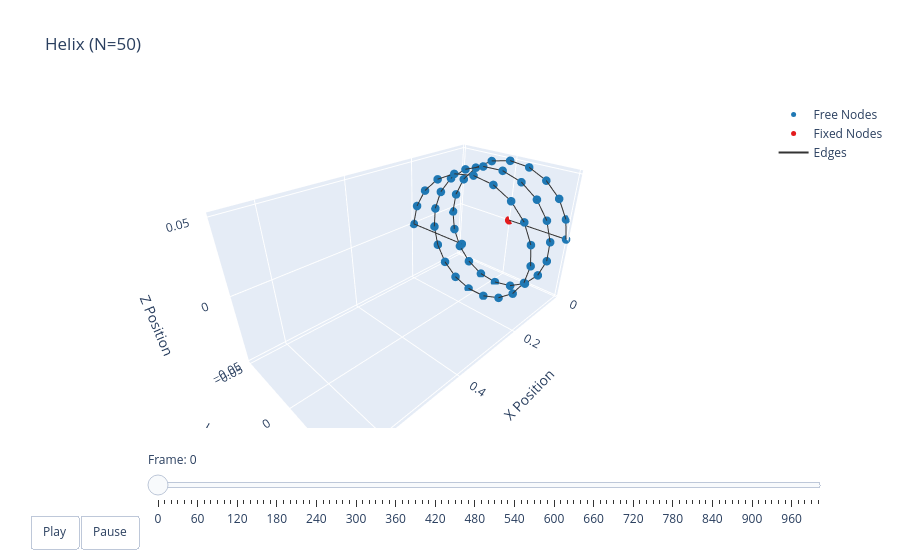

Notebook code for this chart:
### Code cell
options = dismech.AnimationOptions(title='Helix (N=50)', plot_step=10)

fig = dismech.get_interactive_animation_plotly(robot, t_arr, qs, options)
fig.show()

### Figure 1 — Plotly figure (JSON) as saved in the notebook; plotly's stock layout.template omitted (floating-point values rounded to 4 significant figures; data arrays with more than 128 entries replaced by an {"elided": "..."} marker saying what was removed)
{"data": [{"marker": {"color": "#1f78b4", "size": 5}, "mode": "markers", "name": "Free Nodes", "type": "scatter3d", "x": [0.0, 0.004082, 0.008163, 0.01225, 0.01633, 0.02041, 0.02449, 0.02857, 0.03265, 0.03673, 0.04082, 0.0449, 0.04898, 0.05306, 0.05714, 0.06122, 0.06531, 0.06939, 0.07347, 0.07755, 0.08163, 0.08571, 0.0898, 0.09388, 0.09796, 0.102, 0.1061, 0.1102, 0.1143, 0.1184, 0.1224, 0.1265, 0.1306, 0.1347, 0.1388, 0.1429, 0.1469, 0.151, 0.1551, 0.1592, 0.1633, 0.1673, 0.1714, 0.1755, 0.1796, 0.1837, 0.1878, 0.1918, 0.1959, 0.2, 0.2], "y": [0.05, 0.04745, 0.04007, 0.02861, 0.01423, -0.001603, -0.01727, -0.03117, -0.0419, -0.04836, -0.0499, -0.04635, -0.03807, -0.02592, -0.01113, 0.004801, 0.02024, 0.03361, 0.04357, 0.04908, 0.04959, 0.04505, 0.03592, 0.02313, 0.00798, -0.00798, -0.02313, -0.03592, -0.04505, -0.04959, -0.04908, -0.04357, -0.03361, -0.02024, -0.004801, 0.01113, 0.02592, 0.03807, 0.04635, 0.0499, 0.04836, 0.0419, 0.03117, 0.01727, 0.001603, -0.01423, -0.02861, -0.04007, -0.04745, -0.05, 0.0], "z": [0.0, 0.01576, 0.02991, 0.04101, 0.04793, 0.04997, 0.04692, 0.03909, 0.02728, 0.01268, -0.003204, -0.01876, -0.03241, -0.04276, -0.04875, -0.04977, -0.04572, -0.03701, -0.02454, -0.009558, 0.006394, 0.02169, 0.03478, 0.04433, 0.04936, 0.04936, 0.04433, 0.03478, 0.02169, 0.006394, -0.009558, -0.02454, -0.03701, -0.04572, -0.04977, -0.04875, -0.04276, -0.03241, -0.01876, -0.003204, 0.01268, 0.02728, 0.03909, 0.04692, 0.04997, 0.04793, 0.04101, 0.02991, 0.01576, 0.0, 0.0]}, {"marker": {"color": "#e31a1c", "size": 5}, "mode": "markers", "name": "Fixed Nodes", "type": "scatter3d", "x": [0.0], "y": [0.0], "z": [0.0]}, {"line": {"color": "#333333", "width": 2}, "mode": "lines", "name": "Edges", "type": "scatter3d", "x": {"elided": "153 float values"}, "y": {"elided": "153 float values"}, "z": {"elided": "153 float values"}}, {"color": "rgba(166, 206, 227, 0.7)", "i": [], "j": [], "k": [], "name": "Faces", "opacity": 0.7, "showscale": false, "type": "mesh3d", "x": [0.0, 0.0, 0.004082, 0.008163, 0.01225, 0.01633, 0.02041, 0.02449, 0.02857, 0.03265, 0.03673, 0.04082, 0.0449, 0.04898, 0.05306, 0.05714, 0.06122, 0.06531, 0.06939, 0.07347, 0.07755, 0.08163, 0.08571, 0.0898, 0.09388, 0.09796, 0.102, 0.1061, 0.1102, 0.1143, 0.1184, 0.1224, 0.1265, 0.1306, 0.1347, 0.1388, 0.1429, 0.1469, 0.151, 0.1551, 0.1592, 0.1633, 0.1673, 0.1714, 0.1755, 0.1796, 0.1837, 0.1878, 0.1918, 0.1959, 0.2, 0.2], "y": [0.0, 0.05, 0.04745, 0.04007, 0.02861, 0.01423, -0.001603, -0.01727, -0.03117, -0.0419, -0.04836, -0.0499, -0.04635, -0.03807, -0.02592, -0.01113, 0.004801, 0.02024, 0.03361, 0.04357, 0.04908, 0.04959, 0.04505, 0.03592, 0.02313, 0.00798, -0.00798, -0.02313, -0.03592, -0.04505, -0.04959, -0.04908, -0.04357, -0.03361, -0.02024, -0.004801, 0.01113, 0.02592, 0.03807, 0.04635, 0.0499, 0.04836, 0.0419, 0.03117, 0.01727, 0.001603, -0.01423, -0.02861, -0.04007, -0.04745, -0.05, 0.0], "z": [0.0, 0.0, 0.01576, 0.02991, 0.04101, 0.04793, 0.04997, 0.04692, 0.03909, 0.02728, 0.01268, -0.003204, -0.01876, -0.03241, -0.04276, -0.04875, -0.04977, -0.04572, -0.03701, -0.02454, -0.009558, 0.006394, 0.02169, 0.03478, 0.04433, 0.04936, 0.04936, 0.04433, 0.03478, 0.02169, 0.006394, -0.009558, -0.02454, -0.03701, -0.04572, -0.04977, -0.04875, -0.04276, -0.03241, -0.01876, -0.003204, 0.01268, 0.02728, 0.03909, 0.04692, 0.04997, 0.04793, 0.04101, 0.02991, 0.01576, 0.0, 0.0]}], "layout": {"scene": {"camera": {"eye": {"x": 1.225, "y": 1.225, "z": 1.0}}, "xaxis": {"range": [-0.001086, 0.6851], "title": {"text": "X Position"}}, "yaxis": {"range": [-0.05183, 0.05185], "title": {"text": "Y Position"}}, "zaxis": {"range": [-0.0512, 0.05251], "title": {"text": "Z Position"}}}, "sliders": [{"currentvalue": {"prefix": "Frame: "}, "steps": [{"args": [["0"], {"frame": {"duration": 50, "redraw": true}, "mode": "immediate"}], "label": "0", "method": "animate"}, {"args": [["1"], {"frame": {"duration": 50, "redraw": true}, "mode": "immediate"}], "label": "10", "method": "animate"}, {"args": [["2"], {"frame": {"duration": 50, "redraw": true}, "mode": "immediate"}], "label": "20", "method": "animate"}, {"args": [["3"], {"frame": {"duration": 50, "redraw": true}, "mode": "immediate"}], "label": "30", "method": "animate"}, {"args": [["4"], {"frame": {"duration": 50, "redraw": true}, "mode": "immediate"}], "label": "40", "method": "animate"}, {"args": [["5"], {"frame": {"duration": 50, "redraw": true}, "mode": "immediate"}], "label": "50", "method": "animate"}, {"args": [["6"], {"frame": {"duration": 50, "redraw": true}, "mode": "immediate"}], "label": "60", "method": "animate"}, {"args": [["7"], {"frame": {"duration": 50, "redraw": true}, "mode": "immediate"}], "label": "70", "method": "animate"}, {"args": [["8"], {"frame": {"duration": 50, "redraw": true}, "mode": "immediate"}], "label": "80", "method": "animate"}, {"args": [["9"], {"frame": {"duration": 50, "redraw": true}, "mode": "immediate"}], "label": "90", "method": "animate"}, {"args": [["10"], {"frame": {"duration": 50, "redraw": true}, "mode": "immediate"}], "label": "100", "method": "animate"}, {"args": [["11"], {"frame": {"duration": 50, "redraw": true}, "mode": "immediate"}], "label": "110", "method": "animate"}, {"args": [["12"], {"frame": {"duration": 50, "redraw": true}, "mode": "immediate"}], "label": "120", "method": "animate"}, {"args": [["13"], {"frame": {"duration": 50, "redraw": true}, "mode": "immediate"}], "label": "130", "method": "animate"}, {"args": [["14"], {"frame": {"duration": 50, "redraw": true}, "mode": "immediate"}], "label": "140", "method": "animate"}, {"args": [["15"], {"frame": {"duration": 50, "redraw": true}, "mode": "immediate"}], "label": "150", "method": "animate"}, {"args": [["16"], {"frame": {"duration": 50, "redraw": true}, "mode": "immediate"}], "label": "160", "method": "animate"}, {"args": [["17"], {"frame": {"duration": 50, "redraw": true}, "mode": "immediate"}], "label": "170", "method": "animate"}, {"args": [["18"], {"frame": {"duration": 50, "redraw": true}, "mode": "immediate"}], "label": "180", "method": "animate"}, {"args": [["19"], {"frame": {"duration": 50, "redraw": true}, "mode": "immediate"}], "label": "190", "method": "animate"}, {"args": [["20"], {"frame": {"duration": 50, "redraw": true}, "mode": "immediate"}], "label": "200", "method": "animate"}, {"args": [["21"], {"frame": {"duration": 50, "redraw": true}, "mode": "immediate"}], "label": "210", "method": "animate"}, {"args": [["22"], {"frame": {"duration": 50, "redraw": true}, "mode": "immediate"}], "label": "220", "method": "animate"}, {"args": [["23"], {"frame": {"duration": 50, "redraw": true}, "mode": "immediate"}], "label": "230", "method": "animate"}, {"args": [["24"], {"frame": {"duration": 50, "redraw": true}, "mode": "immediate"}], "label": "240", "method": "animate"}, {"args": [["25"], {"frame": {"duration": 50, "redraw": true}, "mode": "immediate"}], "label": "250", "method": "animate"}, {"args": [["26"], {"frame": {"duration": 50, "redraw": true}, "mode": "immediate"}], "label": "260", "method": "animate"}, {"args": [["27"], {"frame": {"duration": 50, "redraw": true}, "mode": "immediate"}], "label": "270", "method": "animate"}, {"args": [["28"], {"frame": {"duration": 50, "redraw": true}, "mode": "immediate"}], "label": "280", "method": "animate"}, {"args": [["29"], {"frame": {"duration": 50, "redraw": true}, "mode": "immediate"}], "label": "290", "method": "animate"}, {"args": [["30"], {"frame": {"duration": 50, "redraw": true}, "mode": "immediate"}], "label": "300", "method": "animate"}, {"args": [["31"], {"frame": {"duration": 50, "redraw": true}, "mode": "immediate"}], "label": "310", "method": "animate"}, {"args": [["32"], {"frame": {"duration": 50, "redraw": true}, "mode": "immediate"}], "label": "320", "method": "animate"}, {"args": [["33"], {"frame": {"duration": 50, "redraw": true}, "mode": "immediate"}], "label": "330", "method": "animate"}, {"args": [["34"], {"frame": {"duration": 50, "redraw": true}, "mode": "immediate"}], "label": "340", "method": "animate"}, {"args": [["35"], {"frame": {"duration": 50, "redraw": true}, "mode": "immediate"}], "label": "350", "method": "animate"}, {"args": [["36"], {"frame": {"duration": 50, "redraw": true}, "mode": "immediate"}], "label": "360", "method": "animate"}, {"args": [["37"], {"frame": {"duration": 50, "redraw": true}, "mode": "immediate"}], "label": "370", "method": "animate"}, {"args": [["38"], {"frame": {"duration": 50, "redraw": true}, "mode": "immediate"}], "label": "380", "method": "animate"}, {"args": [["39"], {"frame": {"duration": 50, "redraw": true}, "mode": "immediate"}], "label": "390", "method": "animate"}, {"args": [["40"], {"frame": {"duration": 50, "redraw": true}, "mode": "immediate"}], "label": "400", "method": "animate"}, {"args": [["41"], {"frame": {"duration": 50, "redraw": true}, "mode": "immediate"}], "label": "410", "method": "animate"}, {"args": [["42"], {"frame": {"duration": 50, "redraw": true}, "mode": "immediate"}], "label": "420", "method": "animate"}, {"args": [["43"], {"frame": {"duration": 50, "redraw": true}, "mode": "immediate"}], "label": "430", "method": "animate"}, {"args": [["44"], {"frame": {"duration": 50, "redraw": true}, "mode": "immediate"}], "label": "440", "method": "animate"}, {"args": [["45"], {"frame": {"duration": 50, "redraw": true}, "mode": "immediate"}], "label": "450", "method": "animate"}, {"args": [["46"], {"frame": {"duration": 50, "redraw": true}, "mode": "immediate"}], "label": "460", "method": "animate"}, {"args": [["47"], {"frame": {"duration": 50, "redraw": true}, "mode": "immediate"}], "label": "470", "method": "animate"}, {"args": [["48"], {"frame": {"duration": 50, "redraw": true}, "mode": "immediate"}], "label": "480", "method": "animate"}, {"args": [["49"], {"frame": {"duration": 50, "redraw": true}, "mode": "immediate"}], "label": "490", "method": "animate"}, {"args": [["50"], {"frame": {"duration": 50, "redraw": true}, "mode": "immediate"}], "label": "500", "method": "animate"}, {"args": [["51"], {"frame": {"duration": 50, "redraw": true}, "mode": "immediate"}], "label": "510", "method": "animate"}, {"args": [["52"], {"frame": {"duration": 50, "redraw": true}, "mode": "immediate"}], "label": "520", "method": "animate"}, {"args": [["53"], {"frame": {"duration": 50, "redraw": true}, "mode": "immediate"}], "label": "530", "method": "animate"}, {"args": [["54"], {"frame": {"duration": 50, "redraw": true}, "mode": "immediate"}], "label": "540", "method": "animate"}, {"args": [["55"], {"frame": {"duration": 50, "redraw": true}, "mode": "immediate"}], "label": "550", "method": "animate"}, {"args": [["56"], {"frame": {"duration": 50, "redraw": true}, "mode": "immediate"}], "label": "560", "method": "animate"}, {"args": [["57"], {"frame": {"duration": 50, "redraw": true}, "mode": "immediate"}], "label": "570", "method": "animate"}, {"args": [["58"], {"frame": {"duration": 50, "redraw": true}, "mode": "immediate"}], "label": "580", "method": "animate"}, {"args": [["59"], {"frame": {"duration": 50, "redraw": true}, "mode": "immediate"}], "label": "590", "method": "animate"}, {"args": [["60"], {"frame": {"duration": 50, "redraw": true}, "mode": "immediate"}], "label": "600", "method": "animate"}, {"args": [["61"], {"frame": {"duration": 50, "redraw": true}, "mode": "immediate"}], "label": "610", "method": "animate"}, {"args": [["62"], {"frame": {"duration": 50, "redraw": true}, "mode": "immediate"}], "label": "620", "method": "animate"}, {"args": [["63"], {"frame": {"duration": 50, "redraw": true}, "mode": "immediate"}], "label": "630", "method": "animate"}, {"args": [["64"], {"frame": {"duration": 50, "redraw": true}, "mode": "immediate"}], "label": "640", "method": "animate"}, {"args": [["65"], {"frame": {"duration": 50, "redraw": true}, "mode": "immediate"}], "label": "650", "method": "animate"}, {"args": [["66"], {"frame": {"duration": 50, "redraw": true}, "mode": "immediate"}], "label": "660", "method": "animate"}, {"args": [["67"], {"frame": {"duration": 50, "redraw": true}, "mode": "immediate"}], "label": "670", "method": "animate"}, {"args": [["68"], {"frame": {"duration": 50, "redraw": true}, "mode": "immediate"}], "label": "680", "method": "animate"}, {"args": [["69"], {"frame": {"duration": 50, "redraw": true}, "mode": "immediate"}], "label": "690", "method": "animate"}, {"args": [["70"], {"frame": {"duration": 50, "redraw": true}, "mode": "immediate"}], "label": "700", "method": "animate"}, {"args": [["71"], {"frame": {"duration": 50, "redraw": true}, "mode": "immediate"}], "label": "710", "method": "animate"}, {"args": [["72"], {"frame": {"duration": 50, "redraw": true}, "mode": "immediate"}], "label": "720", "method": "animate"}, {"args": [["73"], {"frame": {"duration": 50, "redraw": true}, "mode": "immediate"}], "label": "730", "method": "animate"}, {"args": [["74"], {"frame": {"duration": 50, "redraw": true}, "mode": "immediate"}], "label": "740", "method": "animate"}, {"args": [["75"], {"frame": {"duration": 50, "redraw": true}, "mode": "immediate"}], "label": "750", "method": "animate"}, {"args": [["76"], {"frame": {"duration": 50, "redraw": true}, "mode": "immediate"}], "label": "760", "method": "animate"}, {"args": [["77"], {"frame": {"duration": 50, "redraw": true}, "mode": "immediate"}], "label": "770", "method": "animate"}, {"args": [["78"], {"frame": {"duration": 50, "redraw": true}, "mode": "immediate"}], "label": "780", "method": "animate"}, {"args": [["79"], {"frame": {"duration": 50, "redraw": true}, "mode": "immediate"}], "label": "790", "method": "animate"}, {"args": [["80"], {"frame": {"duration": 50, "redraw": true}, "mode": "immediate"}], "label": "800", "method": "animate"}, {"args": [["81"], {"frame": {"duration": 50, "redraw": true}, "mode": "immediate"}], "label": "810", "method": "animate"}, {"args": [["82"], {"frame": {"duration": 50, "redraw": true}, "mode": "immediate"}], "label": "820", "method": "animate"}, {"args": [["83"], {"frame": {"duration": 50, "redraw": true}, "mode": "immediate"}], "label": "830", "method": "animate"}, {"args": [["84"], {"frame": {"duration": 50, "redraw": true}, "mode": "immediate"}], "label": "840", "method": "animate"}, {"args": [["85"], {"frame": {"duration": 50, "redraw": true}, "mode": "immediate"}], "label": "850", "method": "animate"}, {"args": [["86"], {"frame": {"duration": 50, "redraw": true}, "mode": "immediate"}], "label": "860", "method": "animate"}, {"args": [["87"], {"frame": {"duration": 50, "redraw": true}, "mode": "immediate"}], "label": "870", "method": "animate"}, {"args": [["88"], {"frame": {"duration": 50, "redraw": true}, "mode": "immediate"}], "label": "880", "method": "animate"}, {"args": [["89"], {"frame": {"duration": 50, "redraw": true}, "mode": "immediate"}], "label": "890", "method": "animate"}, {"args": [["90"], {"frame": {"duration": 50, "redraw": true}, "mode": "immediate"}], "label": "900", "method": "animate"}, {"args": [["91"], {"frame": {"duration": 50, "redraw": true}, "mode": "immediate"}], "label": "910", "method": "animate"}, {"args": [["92"], {"frame": {"duration": 50, "redraw": true}, "mode": "immediate"}], "label": "920", "method": "animate"}, {"args": [["93"], {"frame": {"duration": 50, "redraw": true}, "mode": "immediate"}], "label": "930", "method": "animate"}, {"args": [["94"], {"frame": {"duration": 50, "redraw": true}, "mode": "immediate"}], "label": "940", "method": "animate"}, {"args": [["95"], {"frame": {"duration": 50, "redraw": true}, "mode": "immediate"}], "label": "950", "method": "animate"}, {"args": [["96"], {"frame": {"duration": 50, "redraw": true}, "mode": "immediate"}], "label": "960", "method": "animate"}, {"args": [["97"], {"frame": {"duration": 50, "redraw": true}, "mode": "immediate"}], "label": "970", "method": "animate"}, {"args": [["98"], {"frame": {"duration": 50, "redraw": true}, "mode": "immediate"}], "label": "980", "method": "animate"}, {"args": [["99"], {"frame": {"duration": 50, "redraw": true}, "mode": "immediate"}], "label": "990", "method": "animate"}, {"args": [["100"], {"frame": {"duration": 50, "redraw": true}, "mode": "immediate"}], "label": "1000", "method": "animate"}], "transition": {"duration": 0}, "x": 0.1, "y": 0}], "title": {"text": "Helix (N=50)"}, "updatemenus": [{"buttons": [{"args": [null, {"frame": {"duration": 50, "redraw": true}, "fromcurrent": true}], "label": "Play", "method": "animate"}, {"args": [[null], {"frame": {"duration": 0, "redraw": true}, "mode": "immediate"}], "label": "Pause", "method": "animate"}], "direction": "left", "pad": {"r": 10, "t": 87}, "showactive": false, "type": "buttons", "x": 0.1, "xanchor": "right", "y": 0, "yanchor": "top"}]}}
